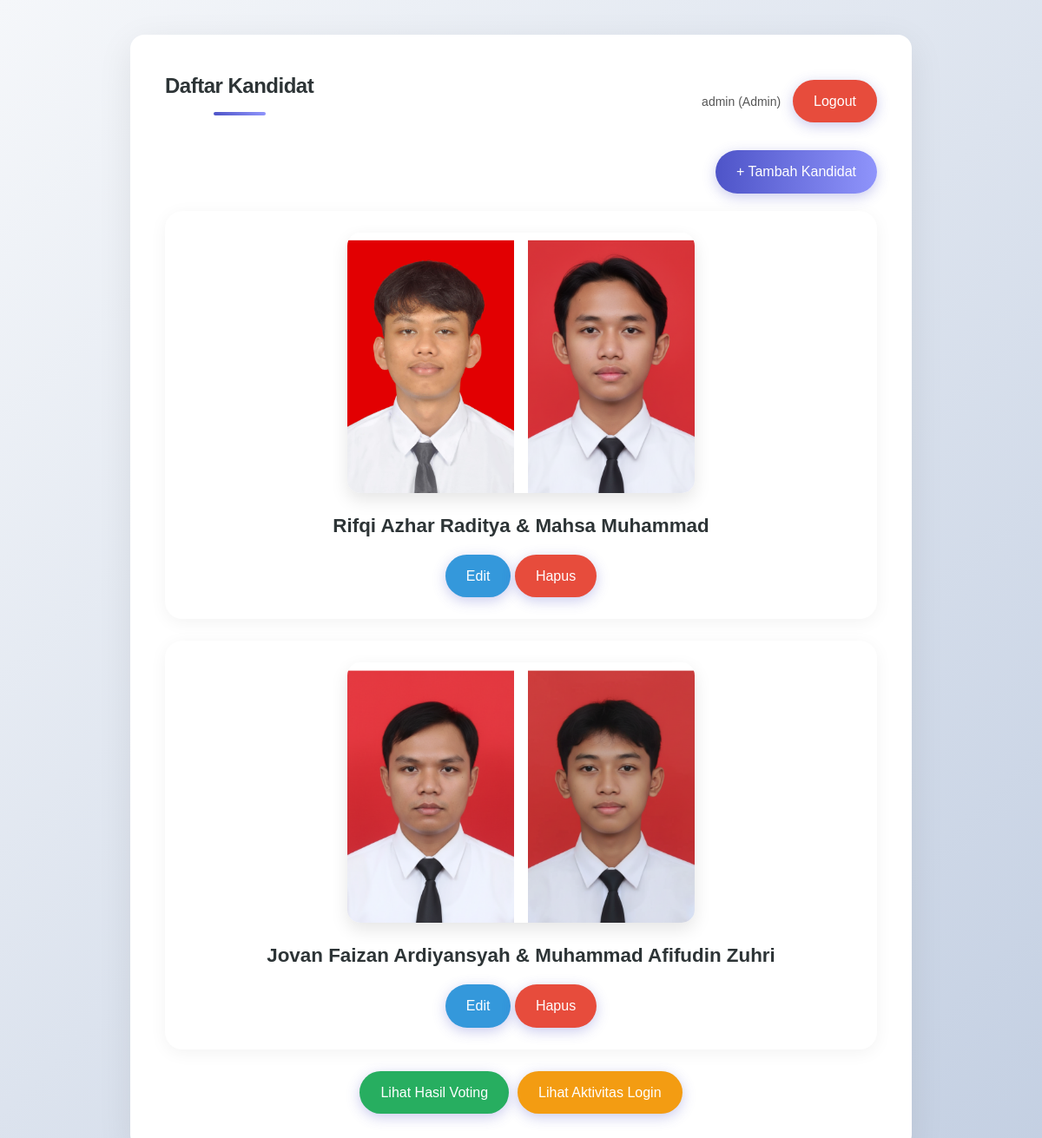
The page /public/index.php?url=KandidatController/index (signed in) on the database its author committed.
### tables this page shows
CREATE TABLE IF NOT EXISTS `kandidat` (
  `id` int NOT NULL AUTO_INCREMENT,
  `nama_ketua` varchar(100) DEFAULT NULL,
  `nama_wakil` varchar(100) DEFAULT NULL,
  `foto` varchar(255) DEFAULT NULL,
  `total_vote` int DEFAULT '0',
  PRIMARY KEY (`id`)
);

### core/Controller.php (called while the page is built, shortened)
<?php
class Controller
{
    public function view($view, $data = [])
    {
        require_once '../app/views/' . $view . '.php';
    }
}
?>

### app/controllers/KandidatController.php (called while the page is built, shortened)
<?php
class KandidatController extends Controller
{
    public function index()
    {
        $model = $this->model('Kandidat');
        $data = $model->getAll();
        $this->view('kandidat/index', ['kandidat' => $data]);
    }
}
?>

### core/App.php (called while the page is built, shortened)
<?php
class App
{
    protected $method = 'index';
    public function __construct()
    {
        $url = $this->parseURL();
        if (isset($url[0]) && file_exists('../app/controllers/' . $url[0] . '.php')) {
            unset($url[0]);
        }
        $this->controller = new $this->controller;
        if (isset($url[1]) && method_exists($this->controller, $url[1])) {
            $this->method = $url[1];
            unset($url[1]);
        }
        $this->params = array_values($url ?? []);
        call_user_func_array([$this->controller, $this->method], $this->params);
    }
    private function parseURL()
    {
        if (isset($_GET['url'])) {
            $url = trim($_GET['url'], '/');
            $url = filter_var($url, FILTER_SANITIZE_URL);
            return explode('/', $url);
        }
        return [];
    }
}

### public/index.php (called while the page is built, shortened)
<?php
require_once '../core/App.php';
require_once '../core/Controller.php';
require_once '../core/App.php';
$app = new App();
?>

### app/models/Kandidat.php (called while the page is built, shortened)
<?php
require_once __DIR__ . '/../../config/koneksi.php';
class Kandidat
{
    private $conn;
    public function __construct()
    {
        global $koneksi;
        if (isset($koneksi) && $koneksi instanceof mysqli) {
            $this->conn = $koneksi;
        } else {
            $this->conn = new mysqli("localhost", "root", "", "db_voting");
        }
    }
    public function getAll()
    {
        $result = $this->conn->query("SELECT * FROM kandidat");
        return $result->fetch_all(MYSQLI_ASSOC);
    }
}

### app/views/kandidat/index.php (the view, shortened to what this page needs)
<?php
$isLoggedIn = isset($_SESSION['user']);
$isAdmin = $isLoggedIn && $_SESSION['user']['role'] === 'admin';
$username = $isLoggedIn ? htmlspecialchars($_SESSION['user']['username']) : '';
?>
<!DOCTYPE html>
<html lang="id">
<head>
    <link rel="stylesheet" href="<?= BASEURL ?>assets/css/style.css">
</head>
<body>
    <div class="container">
        <div style="display:flex; justify-content:space-between; align-items:center; margin-bottom:20px;">
            <h2>Daftar Kandidat</h2>
            <?php if ($isLoggedIn): ?>
                <div style="text-align:right;">
                    <span style="font-size:14px; color:#555; margin-right:10px;">
                        <?= $username; ?> (<?= ucfirst($_SESSION['user']['role']); ?>)
                    </span>
                    <a href="index.php?url=LoginController/logout" class="button" style="background:#e74c3c;">Logout</a>
                </div>
            <?php endif; ?>
        </div>
        <?php if ($isAdmin): ?>
            <div style="text-align: right; margin-bottom: 20px;">
                <a href="index.php?url=KandidatController/tambah" class="button">+ Tambah Kandidat</a>
            </div>
        <?php endif; ?>
        <?php if (!empty($data['kandidat'])): ?>
            <?php foreach ($data['kandidat'] as $k): ?>
                <div class="kandidat-card">
                    <?php
                    $foto = !empty($k['foto']) ? htmlspecialchars($k['foto']) : 'default.jpg';
                    ?>
                    <img src="<?= ASSETURL . $foto; ?>" alt="Foto Kandidat">
                    <strong>
                        <?= htmlspecialchars($k['nama_ketua'] ?? 'Tidak diketahui'); ?> &
                        <?= htmlspecialchars($k['nama_wakil'] ?? 'Tidak diketahui'); ?>
                    </strong>
                    <?php if ($isAdmin): ?>
                        <div style="margin-top:10px;">
                            <a href="index.php?url=KandidatController/edit/<?= $k['id']; ?>" class="button"
                                style="background:#3498db;">Edit</a>
                            <a href="index.php?url=KandidatController/hapus/<?= $k['id']; ?>" class="button"
                                style="background:#e74c3c;"
                                onclick="return confirm('Yakin ingin menghapus kandidat ini?')">Hapus</a>
                        </div>
                    <?php endif; ?>
                </div>
            <?php endforeach; ?>
        <?php else: ?>
            <p style="text-align:center;">Belum ada kandidat yang tersedia.</p>
        <?php endif; ?>
        <?php if ($isAdmin): ?>
            <div style="display: flex; justify-content: center; gap: 10px; margin-top:20px;">
                <a href="index.php?url=HasilController/hasil" class="button" style="background:#27ae60;">Lihat Hasil
                    Voting</a>
                <a href="index.php?url=LogController/index" class="button" style="background:#f39c12;">Lihat Aktivitas
                    Login</a>
            </div>
        <?php endif; ?>
    </div>
</body>
</html>

### public/assets/css/style.css (style rules this page uses)
:root { --primary-color: #4e54c8; --secondary-color: #8f94fb; --accent-color: #ff6b6b; --text-dark: #2d3436; --text-light: #636e72; --bg-color: #f0f2f5; --white: #ffffff; --shadow-soft: 0 10px 40px rgba(0, 0, 0, 0.08); --shadow-hover: 0 20px 50px rgba(0, 0, 0, 0.12); --radius: 16px; --transition: all 0.3s cubic-bezier(0.25, 0.8, 0.25, 1); }
* { margin: 0; padding: 0; box-sizing: border-box; font-family: "Poppins", sans-serif; }
body { background: linear-gradient(135deg, #f5f7fa 0%, #c3cfe2 100%); color: var(--text-dark); line-height: 1.6; display: flex; justify-content: center; align-items: flex-start; min-height: 100vh; padding: 40px 20px; }
.container { background: var(--white); border-radius: var(--radius); padding: 40px; box-shadow: var(--shadow-soft); width: 100%; max-width: 900px; animation: fadeInUp 0.8s ease-out; position: relative; overflow: hidden; transition: max-width 0.3s ease; }
h1, h2, h3 { color: var(--text-dark); margin-bottom: 20px; font-weight: 600; letter-spacing: -0.5px; }
h2 { text-align: center; position: relative; padding-bottom: 15px; }
h2::after { content: ''; position: absolute; bottom: 0; left: 50%; transform: translateX(-50%); width: 60px; height: 4px; background: linear-gradient(to right, var(--primary-color), var(--secondary-color)); border-radius: 2px; }
button, a.button { background: linear-gradient(to right, var(--primary-color), var(--secondary-color)); color: var(--white); padding: 12px 24px; border: none; border-radius: 50px; font-weight: 500; cursor: pointer; text-decoration: none; display: inline-block; transition: var(--transition); box-shadow: 0 4px 15px rgba(78, 84, 200, 0.3); text-align: center; }
.kandidat-card { display: flex; flex-direction: column; align-items: center; border: none; border-radius: 20px; padding: 25px; margin-bottom: 25px; background: var(--white); box-shadow: 0 4px 20px rgba(0,0,0,0.05); transition: var(--transition); position: relative; overflow: hidden; }
.kandidat-card img { border-radius: 15px; width: 100%; max-width: 400px; height: 300px; object-fit: cover; margin-bottom: 20px; box-shadow: 0 8px 20px rgba(0,0,0,0.1); }
.kandidat-card strong { font-size: 1.4em; color: var(--text-dark); margin-bottom: 5px; }

### rows shown on the page
kandidat: foto (picture), nama_ketua "Rifqi Azhar Raditya", nama_wakil "Mahsa Muhammad"
kandidat: foto (picture), nama_ketua "Jovan Faizan Ardiyansyah", nama_wakil "Muhammad Afifudin Zuhri"

### other values the page prints
$username "admin"
$_SESSION['user']['role'] "Admin"
